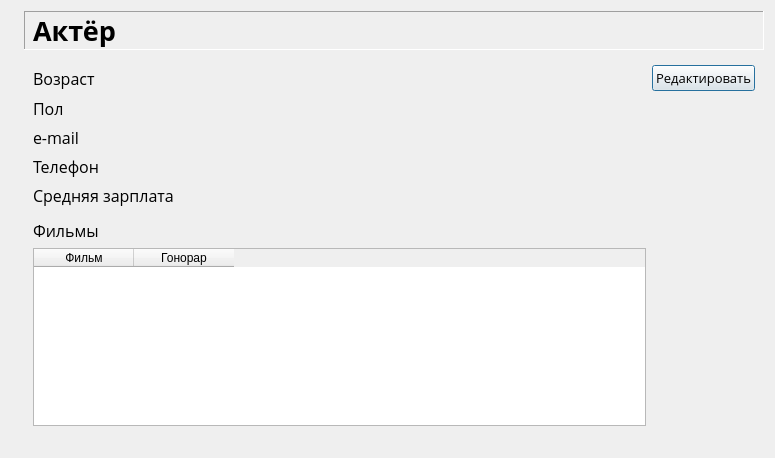
<?xml version="1.0" encoding="UTF-8"?>
<ui version="4.0">
 <class>Form</class>
 <widget class="QWidget" name="Form">
  <property name="geometry">
   <rect>
    <x>0</x>
    <y>0</y>
    <width>775</width>
    <height>458</height>
   </rect>
  </property>
  <property name="sizePolicy">
   <sizepolicy hsizetype="Preferred" vsizetype="Preferred">
    <horstretch>0</horstretch>
    <verstretch>0</verstretch>
   </sizepolicy>
  </property>
  <property name="minimumSize">
   <size>
    <width>0</width>
    <height>0</height>
   </size>
  </property>
  <property name="windowTitle">
   <string>Form</string>
  </property>
  <layout class="QFormLayout" name="formLayout">
   <item row="0" column="0">
    <widget class="QLabel" name="logo">
     <property name="text">
      <string/>
     </property>
     <property name="pixmap">
      <pixmap>images/logo3.png</pixmap>
     </property>
     <property name="scaledContents">
      <bool>false</bool>
     </property>
    </widget>
   </item>
   <item row="0" column="1">
    <widget class="QLabel" name="label_12">
     <property name="font">
      <font>
       <family>Proxima Nova</family>
       <pointsize>20</pointsize>
       <weight>75</weight>
       <bold>true</bold>
      </font>
     </property>
     <property name="frameShape">
      <enum>QFrame::Panel</enum>
     </property>
     <property name="frameShadow">
      <enum>QFrame::Sunken</enum>
     </property>
     <property name="text">
      <string>Актёр</string>
     </property>
    </widget>
   </item>
   <item row="1" column="1">
    <widget class="QWidget" name="widget" native="true">
     <property name="sizePolicy">
      <sizepolicy hsizetype="Preferred" vsizetype="Preferred">
       <horstretch>0</horstretch>
       <verstretch>0</verstretch>
      </sizepolicy>
     </property>
     <layout class="QGridLayout" name="gridLayout_2">
      <item row="7" column="0">
       <spacer name="verticalSpacer">
        <property name="orientation">
         <enum>Qt::Vertical</enum>
        </property>
        <property name="sizeHint" stdset="0">
         <size>
          <width>20</width>
          <height>20</height>
         </size>
        </property>
       </spacer>
      </item>
      <item row="0" column="0">
       <widget class="QLabel" name="label_2">
        <property name="font">
         <font>
          <family>Open Sans</family>
          <pointsize>12</pointsize>
         </font>
        </property>
        <property name="text">
         <string>Возраст</string>
        </property>
       </widget>
      </item>
      <item row="9" column="0">
       <widget class="QTableWidget" name="tableWidget">
        <column>
         <property name="text">
          <string>Фильм</string>
         </property>
        </column>
        <column>
         <property name="text">
          <string>Гонорар</string>
         </property>
        </column>
       </widget>
      </item>
      <item row="8" column="0">
       <widget class="QLabel" name="label_7">
        <property name="font">
         <font>
          <family>Open Sans</family>
          <pointsize>12</pointsize>
         </font>
        </property>
        <property name="frameShape">
         <enum>QFrame::NoFrame</enum>
        </property>
        <property name="frameShadow">
         <enum>QFrame::Raised</enum>
        </property>
        <property name="text">
         <string>Фильмы</string>
        </property>
       </widget>
      </item>
      <item row="5" column="0">
       <widget class="QLabel" name="label_5">
        <property name="font">
         <font>
          <family>Open Sans</family>
          <pointsize>12</pointsize>
         </font>
        </property>
        <property name="text">
         <string>Телефон</string>
        </property>
       </widget>
      </item>
      <item row="2" column="0">
       <widget class="QLabel" name="label_4">
        <property name="sizePolicy">
         <sizepolicy hsizetype="Fixed" vsizetype="Fixed">
          <horstretch>0</horstretch>
          <verstretch>0</verstretch>
         </sizepolicy>
        </property>
        <property name="font">
         <font>
          <family>Open Sans</family>
          <pointsize>12</pointsize>
         </font>
        </property>
        <property name="frameShape">
         <enum>QFrame::NoFrame</enum>
        </property>
        <property name="frameShadow">
         <enum>QFrame::Plain</enum>
        </property>
        <property name="text">
         <string>e-mail</string>
        </property>
       </widget>
      </item>
      <item row="1" column="0">
       <widget class="QLabel" name="label_6">
        <property name="font">
         <font>
          <family>Open Sans</family>
          <pointsize>12</pointsize>
         </font>
        </property>
        <property name="text">
         <string>Пол</string>
        </property>
       </widget>
      </item>
      <item row="6" column="0">
       <widget class="QLabel" name="label">
        <property name="font">
         <font>
          <family>Open Sans</family>
          <pointsize>12</pointsize>
         </font>
        </property>
        <property name="text">
         <string>Средняя зарплата</string>
        </property>
       </widget>
      </item>
      <item row="0" column="1">
       <widget class="QPushButton" name="pushButton">
        <property name="sizePolicy">
         <sizepolicy hsizetype="Fixed" vsizetype="Fixed">
          <horstretch>0</horstretch>
          <verstretch>0</verstretch>
         </sizepolicy>
        </property>
        <property name="font">
         <font>
          <family>Open Sans</family>
          <pointsize>10</pointsize>
         </font>
        </property>
        <property name="text">
         <string>Редактировать</string>
        </property>
        <property name="default">
         <bool>true</bool>
        </property>
        <property name="flat">
         <bool>false</bool>
        </property>
       </widget>
      </item>
     </layout>
    </widget>
   </item>
   <item row="2" column="1">
    <widget class="Line" name="line_8">
     <property name="orientation">
      <enum>Qt::Vertical</enum>
     </property>
    </widget>
   </item>
   <item row="3" column="1">
    <widget class="Line" name="line_7">
     <property name="orientation">
      <enum>Qt::Vertical</enum>
     </property>
    </widget>
   </item>
  </layout>
 </widget>
 <resources/>
 <connections/>
</ui>
